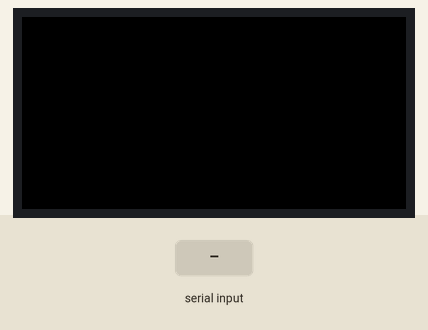
Bench run of a sketch on a simulated Arduino Mega 2560, built with avr-gcc and run on an emulated ATmega2560. Shown: 64×32 colour display. Inputs (shaded band) come from the test bench. What the sketch prints to the serial monitor is not drawn.

Above: at 1.2 s.
1.3 s: "30,150\n" received over Serial
At 1.6 s:
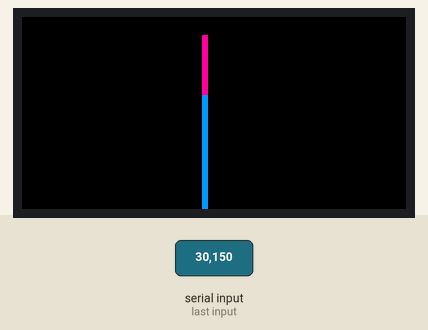
2.8 s: "5\n" received over Serial
At 3.8 s:
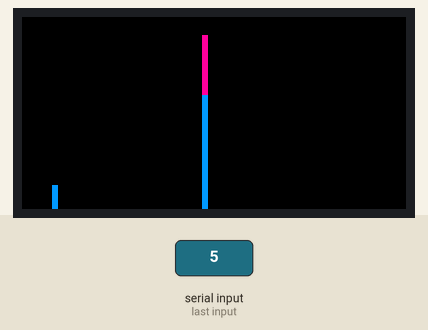
Timing chart, 0 to 5.8 s (numbered marks = the images above; inputs shaded):
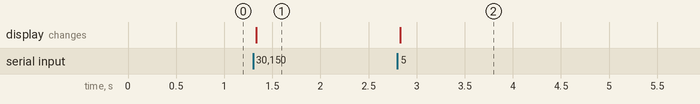

Measured:
- after the input at 1.3 s, the display: changes at once (image 1)
- after the input at 2.8 s, the display: changes at once (image 2)

The sketch:

arduino-spectrum.ino
```cpp
#include <Adafruit_GFX.h>   // Core graphics library
#include <RGBmatrixPanel.h> // Hardware-specific library

#define CLK 11  // MUST be on PORTB! (Use pin 11 on Mega)
#define LAT 10
#define OE  9
#define A   A0
#define B   A1
#define C   A2
#define D A3
RGBmatrixPanel matrix(A, B, C,D, CLK, LAT, OE, false,64);

byte last[64] = {0};

#define RED_PEAK 20

uint16_t green = matrix.Color333(0, 255, 0);
uint16_t red = matrix.Color333(255, 0, 0);
uint16_t black = matrix.Color333(0, 0, 0);
uint16_t blue = matrix.Color333(0, 0, 50);
uint16_t lightblue = matrix.Color333(0, 4, 7);
uint16_t pink = matrix.Color333(7, 0, 4);

String sep = ":";

void setup() {
  Serial.begin(57600);
//  Serial1.begin(57600);
  matrix.begin();
  Serial.println("Starting");
}

void loop() {
  while (Serial.available() > 0) {
    String in = Serial.readStringUntil('\n');

    int f = in.substring(0, in.indexOf(sep)).toInt();
    int ff = in.substring(in.indexOf(sep) + sep.length()).toInt();

    if (f < 63 && ff < 32) {
      int x0 = f;

      if (ff > 0) {
//        Serial.print("Got: ");
//        Serial.print(f);
//        Serial.print(' ');
//        Serial.println(ff);
      }

      uint16_t color;

      if (ff > last[f]) {
        for(int y = last[f]; y <= ff; y++) {
          int x = x0;
          color = y > RED_PEAK ? pink : lightblue;
          matrix.drawPixel(x, 32-(y - 1), color);
          matrix.drawPixel(x+64, 32-(y - 1), color);
        }
      } else if (last[f] > ff) {
        color = black;

        for(int y = last[f]; y > ff; y--) {
          matrix.drawPixel(x0, 32-(y - 1), color);
          matrix.drawPixel(x0+64, 32-(y - 1), color);
        }
      }

      matrix.swapBuffers(false);

      last[f] = ff;
    }
  }
}
```
